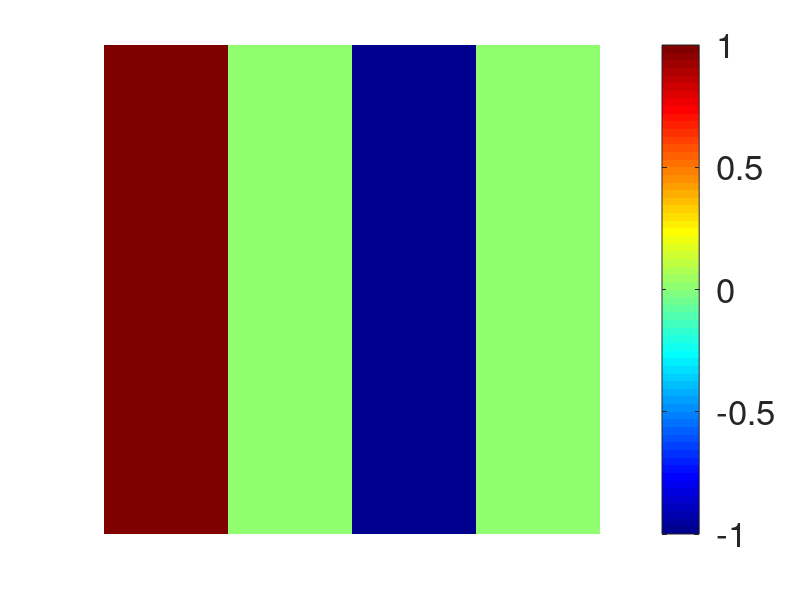

Write the MATLAB code that produced this figure. (Note: this script raises an error after producing the figure.)
figure('position',[100,100,500,300]);

imagesc([1,0,-1,0])
axis off
colormap jet
colorbar('Fontsize',25,'Ticks',[-1,-0.5,0,0.5,1])
set(gcf,'color','w')
